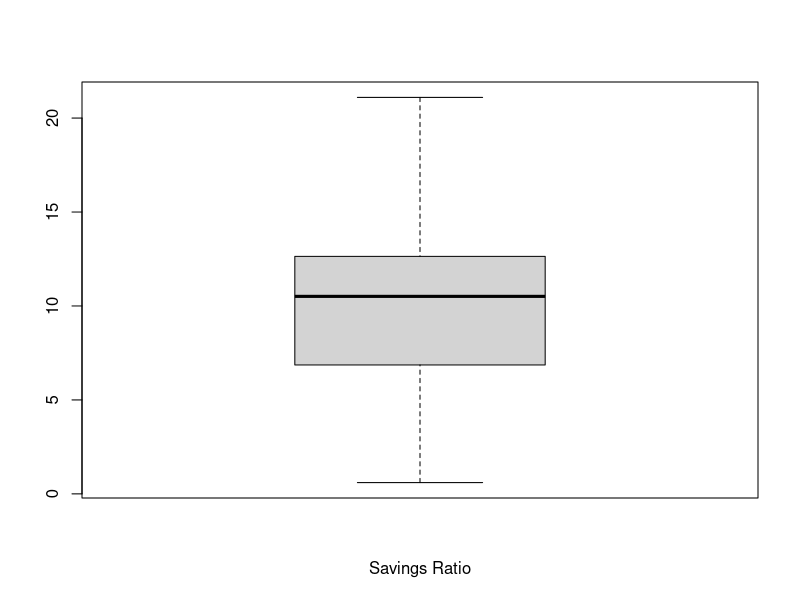
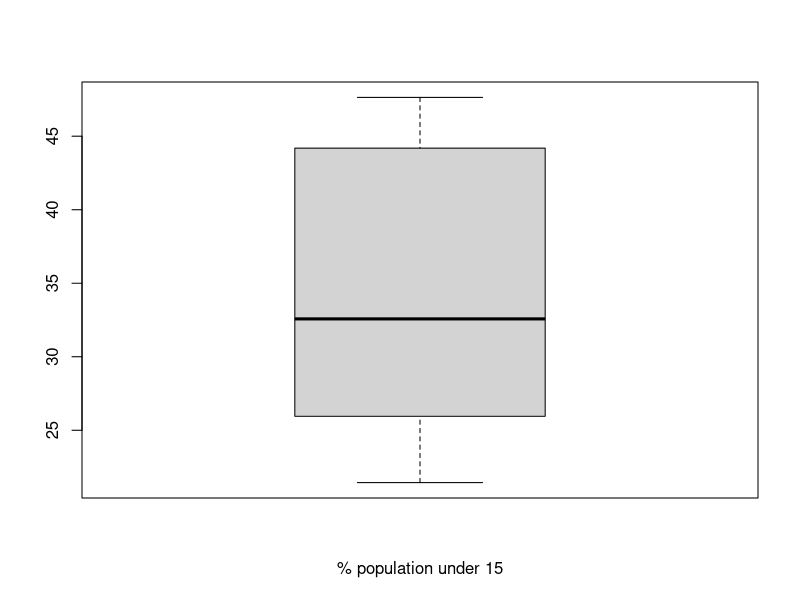
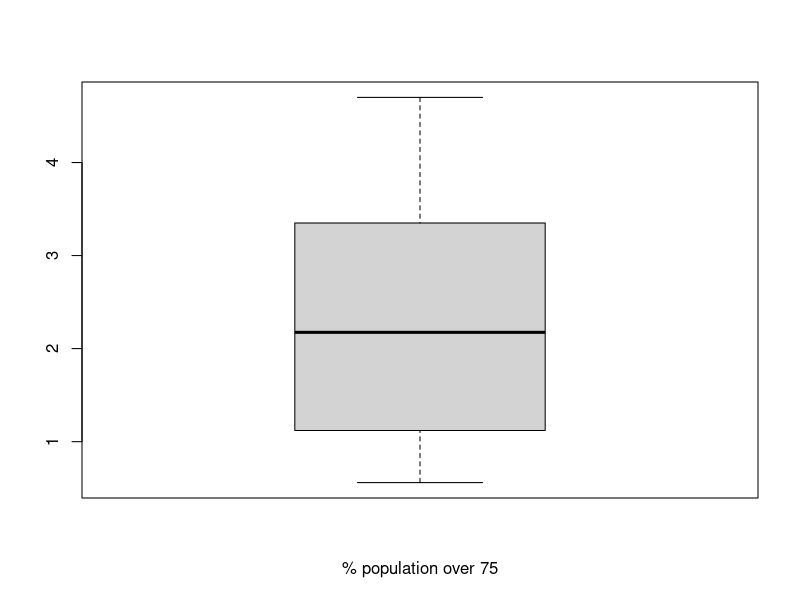
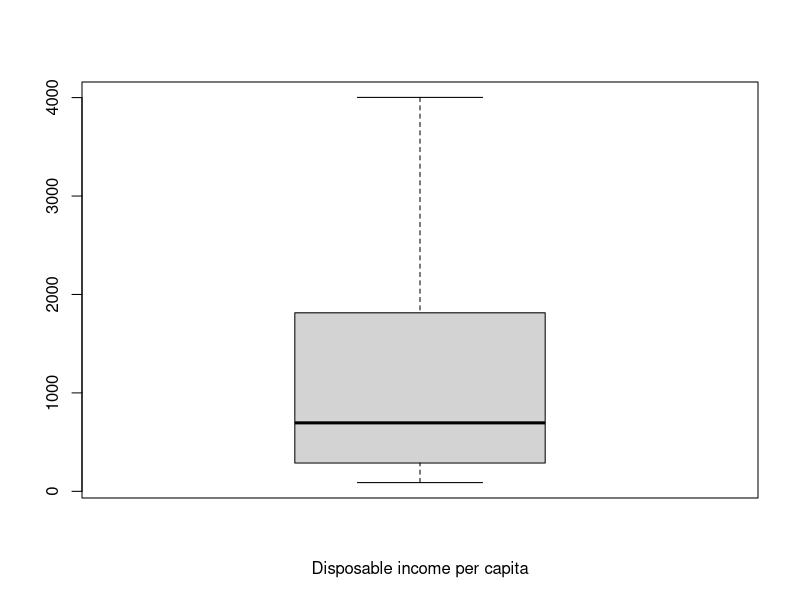
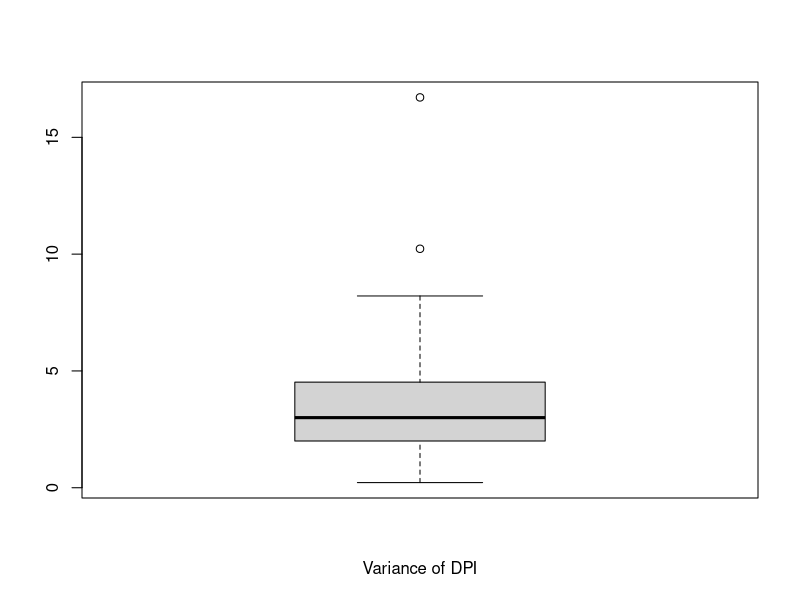
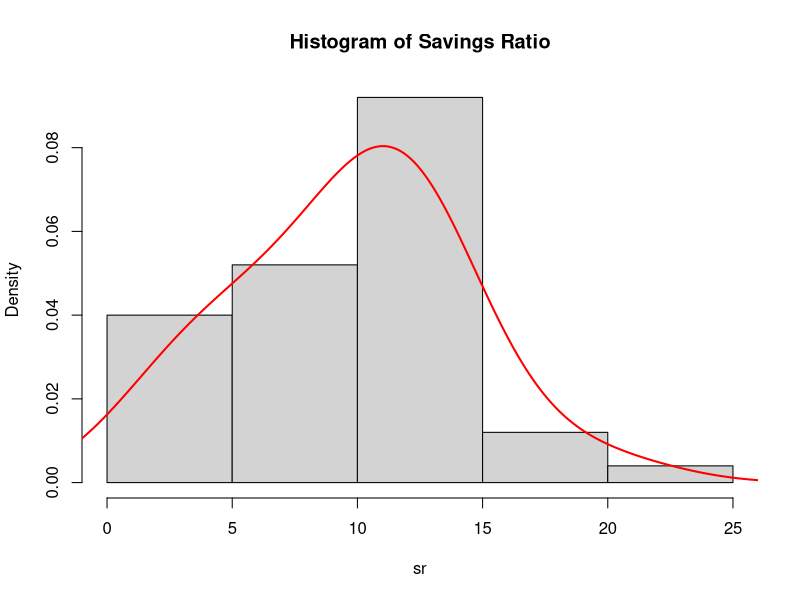
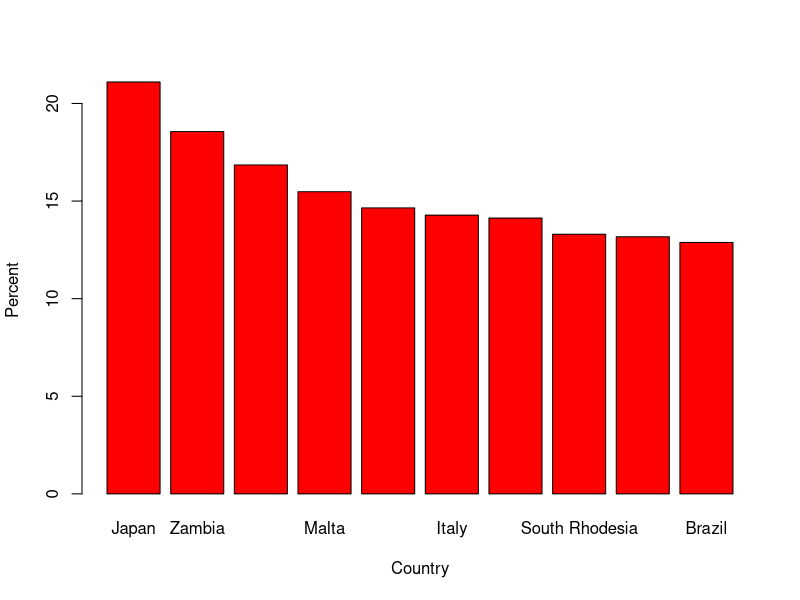
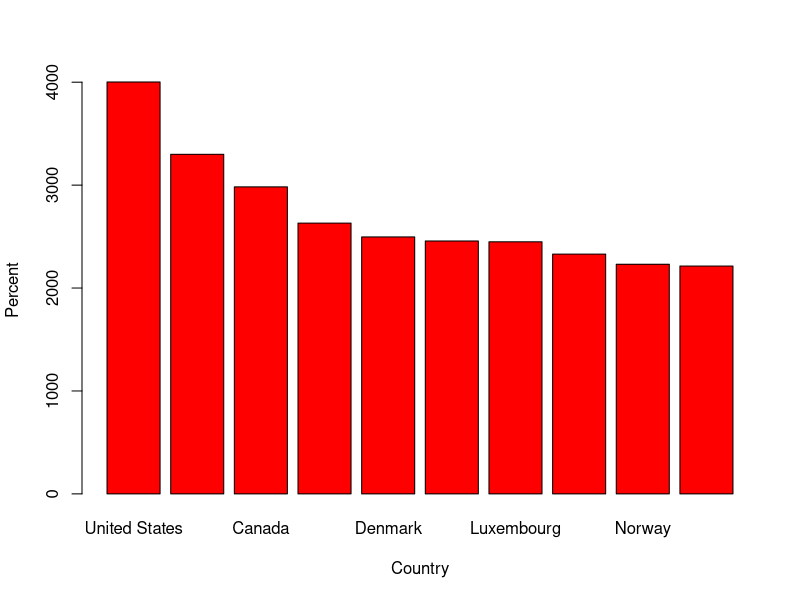

Write the R code that produced these figures, in order.
## ---- chunk 1
knitr::opts_chunk$set(echo = TRUE)
library(dplyr)
attach(LifeCycleSavings)
## ---- chunk 2
summary(LifeCycleSavings)
## ---- chunk 3
str(LifeCycleSavings)

## ---- chunk 4
mean(sr)
sd(sr)
## ---- chunk 5
cor(LifeCycleSavings[, c("sr","pop15", "pop75", "dpi", "ddpi")])
## ---- chunk 6
boxplot(sr, xlab = 'Savings Ratio')
boxplot(pop15, xlab = '% population under 15')
boxplot(pop75, xlab = '% population over 75')
boxplot(dpi, xlab = 'Disposable income per capita')
boxplot(ddpi, xlab = 'Variance of DPI')
## ---- chunk 7
hist(sr, main = 'Histogram of Savings Ratio', probability = TRUE)
lines(density(sr, adjust = 1.5), col = 'red', lwd = 2)
## ---- chunk 8
top10sr <- arrange(LifeCycleSavings, desc(sr)) %>% select('sr')
top10sr<- top10sr %>% top_n(10)
print(top10sr)
## ---- chunk 9
barplot(top10sr$sr, 
        names = row.names(top10sr), 
        xlab = 'Country', 
        ylab = 'Percent', 
        col = if (top10sr$sr[1]) {'red'})
## ---- chunk 10
top10dpi <- arrange(LifeCycleSavings, desc(dpi)) %>% select('dpi')
top10dpi<- top10dpi %>% top_n(10)
print(top10dpi)
## ---- chunk 11
barplot(top10dpi$dpi, 
        names = row.names(top10dpi), 
        xlab = 'Country', 
        ylab = 'Percent', 
        col = if (top10dpi$dpi[1]) {'red'})
## ---- chunk 12
require(stats); require(graphics)
pairs(LifeCycleSavings, panel = panel.smooth,
      main = "LifeCycleSavings data")
